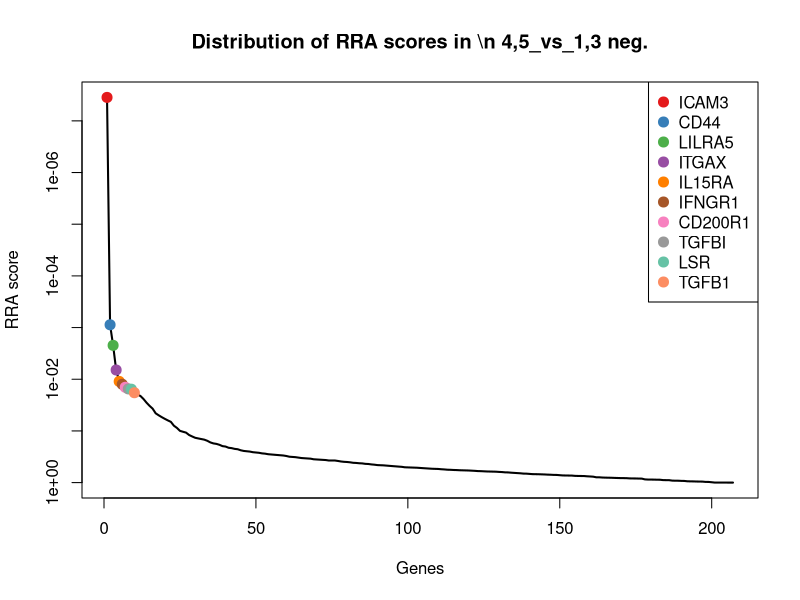
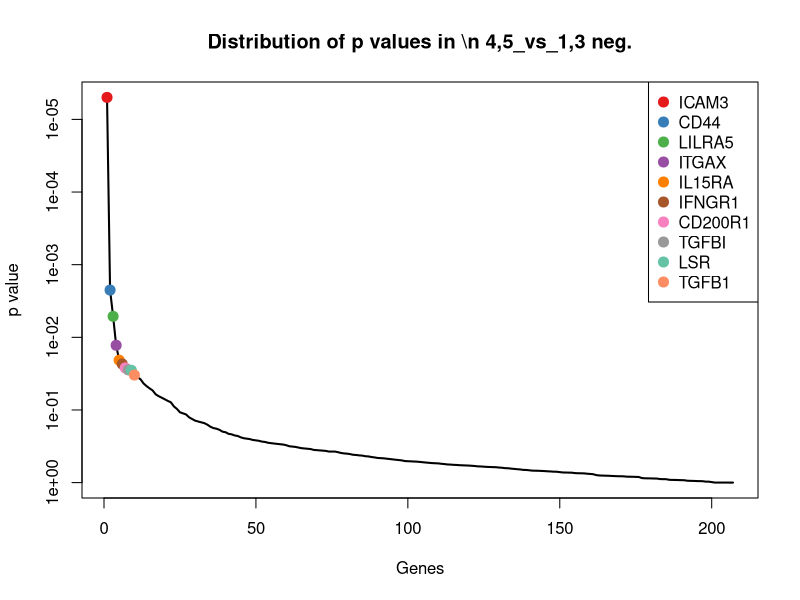
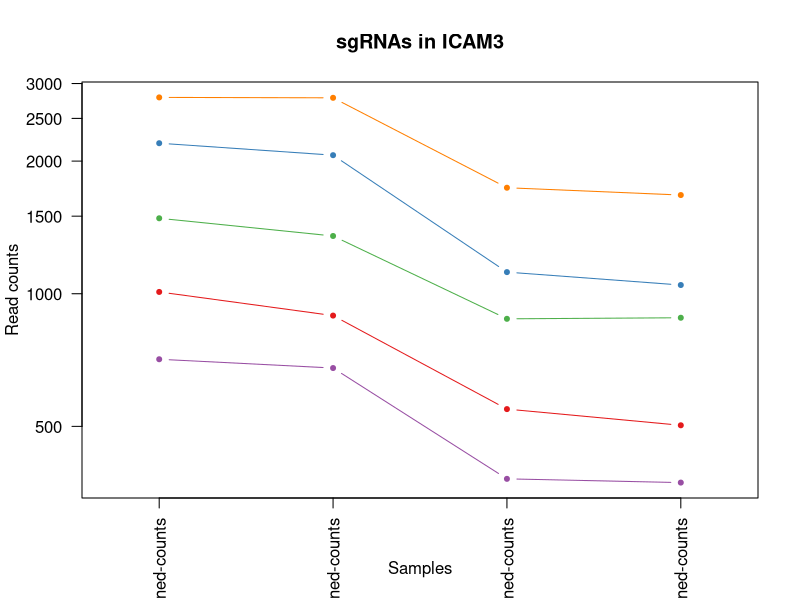
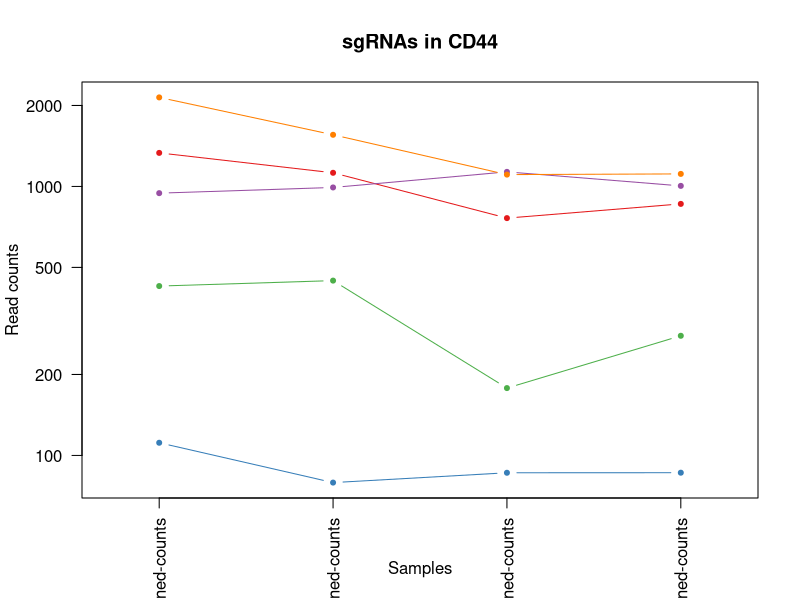
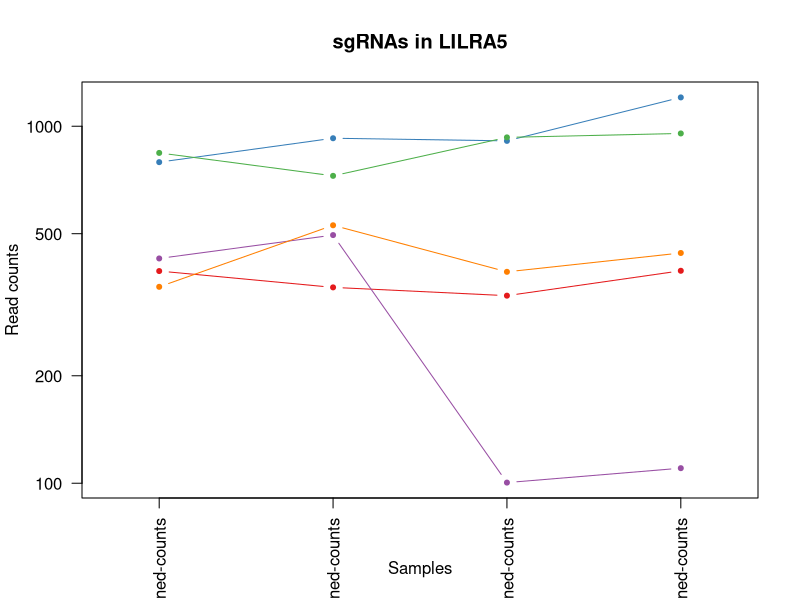
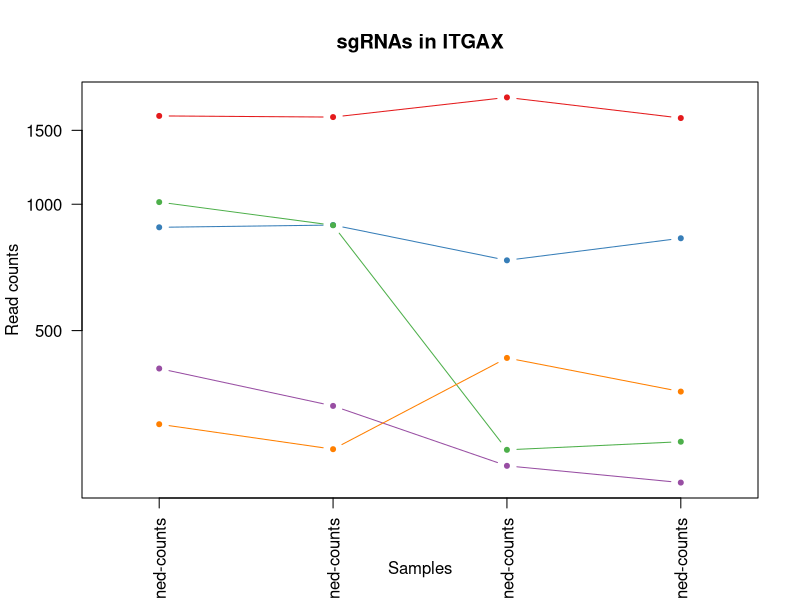
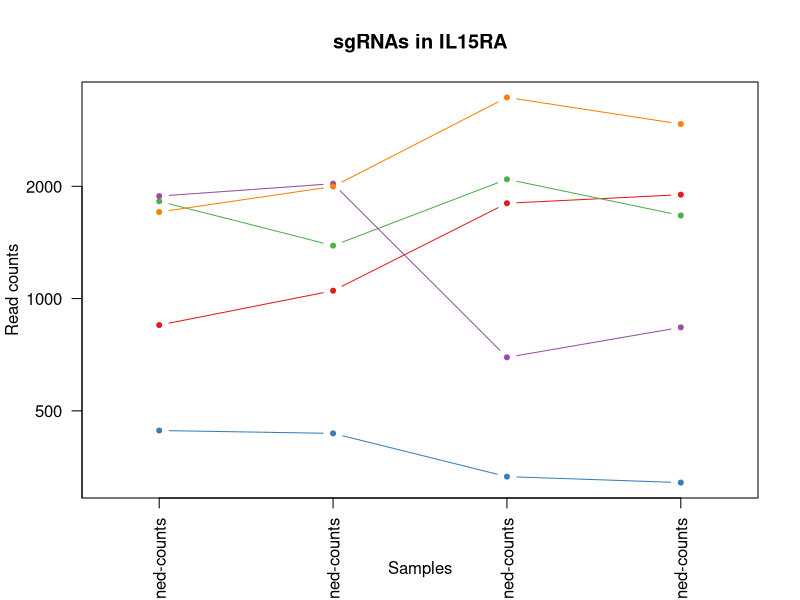
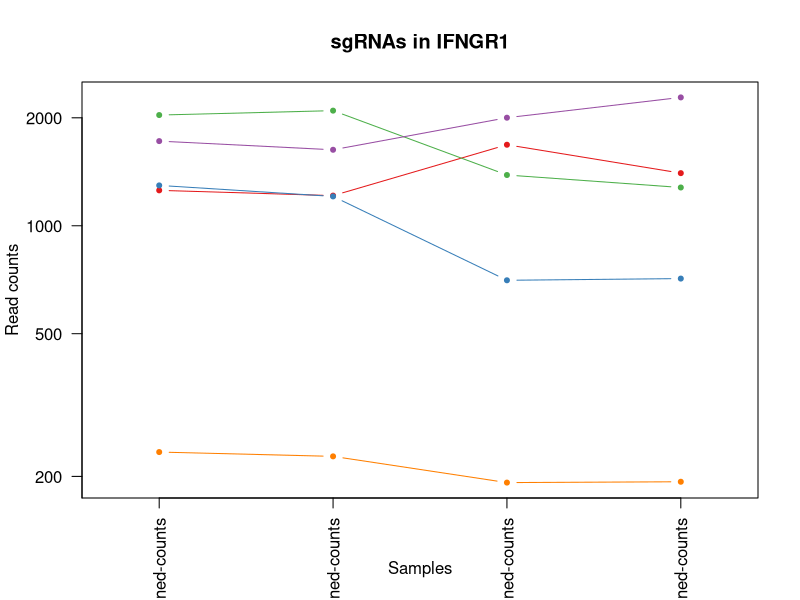

These figures' R source, in order: (Note: this script raises an error after producing the figures.)
pdf(file='DQBSA_CRISPRa.pdf',width=4.5,height=4.5);
gstable=read.table('DQBSA_CRISPRa.gene_summary.txt',header=T)
# 
#
# parameters
# Do not modify the variables beginning with "__"

# gstablename='__GENE_SUMMARY_FILE__'
startindex=3
# outputfile='__OUTPUT_FILE__'
targetgenelist=c("ICAM3","CD44","LILRA5","ITGAX","IL15RA","IFNGR1","CD200R1","TGFBI","LSR","TGFB1")
# samplelabel=sub('.\\w+.\\w+$','',colnames(gstable)[startindex]);
samplelabel='4,5_vs_1,3 neg.'


# You need to write some codes in front of this code:
# gstable=read.table(gstablename,header=T)
# pdf(file=outputfile,width=6,height=6)


# set up color using RColorBrewer
#library(RColorBrewer)
#colors <- brewer.pal(length(targetgenelist), "Set1")

colors=c( "#E41A1C", "#377EB8", "#4DAF4A", "#984EA3", "#FF7F00",  "#A65628", "#F781BF",
          "#999999", "#66C2A5", "#FC8D62", "#8DA0CB", "#E78AC3", "#A6D854", "#FFD92F", "#E5C494", "#B3B3B3", 
          "#8DD3C7", "#FFFFB3", "#BEBADA", "#FB8072", "#80B1D3", "#FDB462", "#B3DE69", "#FCCDE5",
          "#D9D9D9", "#BC80BD", "#CCEBC5", "#FFED6F")

######
# function definition

plotrankedvalues<-function(val, tglist, ...){
  
  plot(val,log='y',ylim=c(max(val),min(val)),type='l',lwd=2, ...)
  if(length(tglist)>0){
    for(i in 1:length(tglist)){
      targetgene=tglist[i];
      tx=which(names(val)==targetgene);ty=val[targetgene];
      points(tx,ty,col=colors[(i %% length(colors)) ],cex=2,pch=20)
      # text(tx+50,ty,targetgene,col=colors[i])
    }
    legend('topright',tglist,pch=20,pt.cex = 2,cex=1,col=colors)
  }
}



plotrandvalues<-function(val,targetgenelist, ...){
  # choose the one with the best distance distribution
  
  mindiffvalue=0;
  randval=val;
  for(i in 1:20){
    randval0=sample(val)
    vindex=sort(which(names(randval0) %in% targetgenelist))
    if(max(vindex)>0.9*length(val)){
      # print('pass...')
      next;
    }
    mindiffind=min(diff(vindex));
    if (mindiffind > mindiffvalue){
      mindiffvalue=mindiffind;
      randval=randval0;
      # print(paste('Diff: ',mindiffvalue))
    }
  }
  plot(randval,log='y',ylim=c(max(randval),min(randval)),pch=20,col='grey', ...)
  
  if(length(targetgenelist)>0){
    for(i in 1:length(targetgenelist)){
      targetgene=targetgenelist[i];
      tx=which(names(randval)==targetgene);ty=randval[targetgene];
      points(tx,ty,col=colors[(i %% length(colors)) ],cex=2,pch=20)
      text(tx+50,ty,targetgene,col=colors[i])
    }
  }
  
}




# set.seed(1235)



pvec=gstable[,startindex]
names(pvec)=gstable[,'id']
pvec=sort(pvec);

plotrankedvalues(pvec,targetgenelist,xlab='Genes',ylab='RRA score',main=paste('Distribution of RRA scores in \\n',samplelabel))

# plotrandvalues(pvec,targetgenelist,xlab='Genes',ylab='RRA score',main=paste('Distribution of RRA scores in \\n',samplelabel))


pvec=gstable[,startindex+1]
names(pvec)=gstable[,'id']
pvec=sort(pvec);

plotrankedvalues(pvec,targetgenelist,xlab='Genes',ylab='p value',main=paste('Distribution of p values in \\n',samplelabel))

# plotrandvalues(pvec,targetgenelist,xlab='Genes',ylab='p value',main=paste('Distribution of p values in \\n',samplelabel))



# you need to write after this code:
# dev.off()






# parameters
# Do not modify the variables beginning with "__"
targetmat=list(c(1008.4480291208142,891.1425973118014,546.2458310458205,501.8713334462032),c(2195.067088121631,2061.941185349086,1118.7114619818403,1045.6276067925367),c(1482.3829686016209,1351.3227910056005,876.178312997496,881.0796286134536),c(709.1206989224099,677.2266342568608,379.0946067457994,371.72884161365573),c(2788.970521054973,2782.994504719642,1739.2467260498925,1673.90170529449))
targetgene="ICAM3"
collabel=c("TRE-VPH-undiff-DQBSA-Low-rep2_S11_L001_R1_001-clipped-trimmed-aligned-counts","TRE-VPH-undiff-DQBSA-Low-rep1_S5_L001_R1_001-clipped-trimmed-aligned-counts","TRE-VPH-undiff-DQBSA-High-rep2_S12_L001_R1_001-clipped-trimmed-aligned-counts","TRE-VPH-undiff-DQBSA-High-rep1_S6_L001_R1_001-clipped-trimmed-aligned-counts")

# set up color using RColorBrewer
#library(RColorBrewer)
#colors <- brewer.pal(length(targetgenelist), "Set1")

colors=c( "#E41A1C", "#377EB8", "#4DAF4A", "#984EA3", "#FF7F00",  "#A65628", "#F781BF",
          "#999999", "#66C2A5", "#FC8D62", "#8DA0CB", "#E78AC3", "#A6D854", "#FFD92F", "#E5C494", "#B3B3B3", 
          "#8DD3C7", "#FFFFB3", "#BEBADA", "#FB8072", "#80B1D3", "#FDB462", "#B3DE69", "#FCCDE5",
          "#D9D9D9", "#BC80BD", "#CCEBC5", "#FFED6F")


## code

targetmatvec=unlist(targetmat)+1
yrange=range(targetmatvec[targetmatvec>0]);
# yrange[1]=1; # set the minimum value to 1
for(i in 1:length(targetmat)){
  vali=targetmat[[i]]+1;
  if(i==1){
    plot(1:length(vali),vali,type='b',las=1,pch=20,main=paste('sgRNAs in',targetgene),ylab='Read counts',xlab='Samples',xlim=c(0.7,length(vali)+0.3),ylim = yrange,col=colors[(i %% length(colors))],xaxt='n',log='y')
    axis(1,at=1:length(vali),labels=(collabel),las=2)
    # lines(0:100,rep(1,101),col='black');
  }else{
    lines(1:length(vali),vali,type='b',pch=20,col=colors[(i %% length(colors))])
  }
}




# parameters
# Do not modify the variables beginning with "__"
targetmat=list(c(1331.531496636552,1122.7979329127616,761.4666884778737,860.1371586633885),c(110.46603852560156,78.26193770302706,85.214349643148,85.26577051097938),c(425.23485798027264,445.5712986559007,176.98364925884584,277.48772683836273),c(943.1186514981466,990.2743850689691,1131.82136192694,1003.7426668924064),c(2141.61577915763,1554.803829033471,1105.6015620367407,1112.1947434195292))
targetgene="CD44"
collabel=c("TRE-VPH-undiff-DQBSA-Low-rep2_S11_L001_R1_001-clipped-trimmed-aligned-counts","TRE-VPH-undiff-DQBSA-Low-rep1_S5_L001_R1_001-clipped-trimmed-aligned-counts","TRE-VPH-undiff-DQBSA-High-rep2_S12_L001_R1_001-clipped-trimmed-aligned-counts","TRE-VPH-undiff-DQBSA-High-rep1_S6_L001_R1_001-clipped-trimmed-aligned-counts")

# set up color using RColorBrewer
#library(RColorBrewer)
#colors <- brewer.pal(length(targetgenelist), "Set1")

colors=c( "#E41A1C", "#377EB8", "#4DAF4A", "#984EA3", "#FF7F00",  "#A65628", "#F781BF",
          "#999999", "#66C2A5", "#FC8D62", "#8DA0CB", "#E78AC3", "#A6D854", "#FFD92F", "#E5C494", "#B3B3B3", 
          "#8DD3C7", "#FFFFB3", "#BEBADA", "#FB8072", "#80B1D3", "#FDB462", "#B3DE69", "#FCCDE5",
          "#D9D9D9", "#BC80BD", "#CCEBC5", "#FFED6F")


## code

targetmatvec=unlist(targetmat)+1
yrange=range(targetmatvec[targetmatvec>0]);
# yrange[1]=1; # set the minimum value to 1
for(i in 1:length(targetmat)){
  vali=targetmat[[i]]+1;
  if(i==1){
    plot(1:length(vali),vali,type='b',las=1,pch=20,main=paste('sgRNAs in',targetgene),ylab='Read counts',xlab='Samples',xlim=c(0.7,length(vali)+0.3),ylim = yrange,col=colors[(i %% length(colors))],xaxt='n',log='y')
    axis(1,at=1:length(vali),labels=(collabel),las=2)
    # lines(0:100,rep(1,101),col='black');
  }else{
    lines(1:length(vali),vali,type='b',pch=20,col=colors[(i %% length(colors))])
  }
}




# parameters
# Do not modify the variables beginning with "__"
targetmat=list(c(391.97626573600553,352.70046591497527,334.3024486000421,392.67131156372085),c(792.2671795330779,924.5343573984263,908.9530628602453,1203.4440767733845),c(840.9672610336119,725.227289381384,929.7104044399864,953.6303280833221),c(425.23485798027264,494.615446283131,99.41674125033933,109.20002188248236),c(353.96644602827166,526.9637138670488,390.0195233667158,440.5398143067268))
targetgene="LILRA5"
collabel=c("TRE-VPH-undiff-DQBSA-Low-rep2_S11_L001_R1_001-clipped-trimmed-aligned-counts","TRE-VPH-undiff-DQBSA-Low-rep1_S5_L001_R1_001-clipped-trimmed-aligned-counts","TRE-VPH-undiff-DQBSA-High-rep2_S12_L001_R1_001-clipped-trimmed-aligned-counts","TRE-VPH-undiff-DQBSA-High-rep1_S6_L001_R1_001-clipped-trimmed-aligned-counts")

# set up color using RColorBrewer
#library(RColorBrewer)
#colors <- brewer.pal(length(targetgenelist), "Set1")

colors=c( "#E41A1C", "#377EB8", "#4DAF4A", "#984EA3", "#FF7F00",  "#A65628", "#F781BF",
          "#999999", "#66C2A5", "#FC8D62", "#8DA0CB", "#E78AC3", "#A6D854", "#FFD92F", "#E5C494", "#B3B3B3", 
          "#8DD3C7", "#FFFFB3", "#BEBADA", "#FB8072", "#80B1D3", "#FDB462", "#B3DE69", "#FCCDE5",
          "#D9D9D9", "#BC80BD", "#CCEBC5", "#FFED6F")


## code

targetmatvec=unlist(targetmat)+1
yrange=range(targetmatvec[targetmatvec>0]);
# yrange[1]=1; # set the minimum value to 1
for(i in 1:length(targetmat)){
  vali=targetmat[[i]]+1;
  if(i==1){
    plot(1:length(vali),vali,type='b',las=1,pch=20,main=paste('sgRNAs in',targetgene),ylab='Read counts',xlab='Samples',xlim=c(0.7,length(vali)+0.3),ylim = yrange,col=colors[(i %% length(colors))],xaxt='n',log='y')
    axis(1,at=1:length(vali),labels=(collabel),las=2)
    # lines(0:100,rep(1,101),col='black');
  }else{
    lines(1:length(vali),vali,type='b',pch=20,col=colors[(i %% length(colors))])
  }
}




# parameters
# Do not modify the variables beginning with "__"
targetmat=list(c(1622.5441787738896,1612.1959166823574,1796.0562924786577,1603.5948418906999),c(880.1648876072123,891.1425973118014,734.1543969255827,828.7234537382908),c(1010.8236428525476,890.0991048090943,258.9205239157189,270.7562186401275),c(405.04214126053904,329.7436308554207,237.07069067388608,216.15620769888633),c(298.1395233325375,259.82963317404983,429.3492232020149,356.76993450646637))
targetgene="ITGAX"
collabel=c("TRE-VPH-undiff-DQBSA-Low-rep2_S11_L001_R1_001-clipped-trimmed-aligned-counts","TRE-VPH-undiff-DQBSA-Low-rep1_S5_L001_R1_001-clipped-trimmed-aligned-counts","TRE-VPH-undiff-DQBSA-High-rep2_S12_L001_R1_001-clipped-trimmed-aligned-counts","TRE-VPH-undiff-DQBSA-High-rep1_S6_L001_R1_001-clipped-trimmed-aligned-counts")

# set up color using RColorBrewer
#library(RColorBrewer)
#colors <- brewer.pal(length(targetgenelist), "Set1")

colors=c( "#E41A1C", "#377EB8", "#4DAF4A", "#984EA3", "#FF7F00",  "#A65628", "#F781BF",
          "#999999", "#66C2A5", "#FC8D62", "#8DA0CB", "#E78AC3", "#A6D854", "#FFD92F", "#E5C494", "#B3B3B3", 
          "#8DD3C7", "#FFFFB3", "#BEBADA", "#FB8072", "#80B1D3", "#FDB462", "#B3DE69", "#FCCDE5",
          "#D9D9D9", "#BC80BD", "#CCEBC5", "#FFED6F")


## code

targetmatvec=unlist(targetmat)+1
yrange=range(targetmatvec[targetmatvec>0]);
# yrange[1]=1; # set the minimum value to 1
for(i in 1:length(targetmat)){
  vali=targetmat[[i]]+1;
  if(i==1){
    plot(1:length(vali),vali,type='b',las=1,pch=20,main=paste('sgRNAs in',targetgene),ylab='Read counts',xlab='Samples',xlim=c(0.7,length(vali)+0.3),ylim = yrange,col=colors[(i %% length(colors))],xaxt='n',log='y')
    axis(1,at=1:length(vali),labels=(collabel),las=2)
    # lines(0:100,rep(1,101),col='black');
  }else{
    lines(1:length(vali),vali,type='b',pch=20,col=colors[(i %% length(colors))])
  }
}




# parameters
# Do not modify the variables beginning with "__"
targetmat=list(c(848.094102228812,1048.7099652205625,1800.4262591270242,1898.2853119023305),c(441.86415410240625,434.0928811261234,332.1174652758589,320.1206120938524),c(1822.0957322394922,1385.7580435949324,2087.751566257126,1669.4140331623332),c(1881.4860755328264,2031.6799027705824,694.8246970902836,836.2029072918855),c(1705.6906593845574,1996.2011576785435,3461.0135855063186,2935.685519785913))
targetgene="IL15RA"
collabel=c("TRE-VPH-undiff-DQBSA-Low-rep2_S11_L001_R1_001-clipped-trimmed-aligned-counts","TRE-VPH-undiff-DQBSA-Low-rep1_S5_L001_R1_001-clipped-trimmed-aligned-counts","TRE-VPH-undiff-DQBSA-High-rep2_S12_L001_R1_001-clipped-trimmed-aligned-counts","TRE-VPH-undiff-DQBSA-High-rep1_S6_L001_R1_001-clipped-trimmed-aligned-counts")

# set up color using RColorBrewer
#library(RColorBrewer)
#colors <- brewer.pal(length(targetgenelist), "Set1")

colors=c( "#E41A1C", "#377EB8", "#4DAF4A", "#984EA3", "#FF7F00",  "#A65628", "#F781BF",
          "#999999", "#66C2A5", "#FC8D62", "#8DA0CB", "#E78AC3", "#A6D854", "#FFD92F", "#E5C494", "#B3B3B3", 
          "#8DD3C7", "#FFFFB3", "#BEBADA", "#FB8072", "#80B1D3", "#FDB462", "#B3DE69", "#FCCDE5",
          "#D9D9D9", "#BC80BD", "#CCEBC5", "#FFED6F")


## code

targetmatvec=unlist(targetmat)+1
yrange=range(targetmatvec[targetmatvec>0]);
# yrange[1]=1; # set the minimum value to 1
for(i in 1:length(targetmat)){
  vali=targetmat[[i]]+1;
  if(i==1){
    plot(1:length(vali),vali,type='b',las=1,pch=20,main=paste('sgRNAs in',targetgene),ylab='Read counts',xlab='Samples',xlim=c(0.7,length(vali)+0.3),ylim = yrange,col=colors[(i %% length(colors))],xaxt='n',log='y')
    axis(1,at=1:length(vali),labels=(collabel),las=2)
    # lines(0:100,rep(1,101),col='black');
  }else{
    lines(1:length(vali),vali,type='b',pch=20,col=colors[(i %% length(colors))])
  }
}




# parameters
# Do not modify the variables beginning with "__"
targetmat=list(c(1254.3240503552177,1212.538288145566,1681.3446679590354,1400.9016505882842),c(1294.709483794685,1206.2773331293238,703.5646303870168,711.2960329468543),c(2034.7131612296287,2093.245960430297,1384.186935870109,1277.4906669539719),c(1721.1321486408242,1627.8483042229627,2000.3522332897946,2278.9894977802996),c(232.81014570986994,226.43787308742495,191.18604086603716,192.22195632738334))
targetgene="IFNGR1"
collabel=c("TRE-VPH-undiff-DQBSA-Low-rep2_S11_L001_R1_001-clipped-trimmed-aligned-counts","TRE-VPH-undiff-DQBSA-Low-rep1_S5_L001_R1_001-clipped-trimmed-aligned-counts","TRE-VPH-undiff-DQBSA-High-rep2_S12_L001_R1_001-clipped-trimmed-aligned-counts","TRE-VPH-undiff-DQBSA-High-rep1_S6_L001_R1_001-clipped-trimmed-aligned-counts")

# set up color using RColorBrewer
#library(RColorBrewer)
#colors <- brewer.pal(length(targetgenelist), "Set1")

colors=c( "#E41A1C", "#377EB8", "#4DAF4A", "#984EA3", "#FF7F00",  "#A65628", "#F781BF",
          "#999999", "#66C2A5", "#FC8D62", "#8DA0CB", "#E78AC3", "#A6D854", "#FFD92F", "#E5C494", "#B3B3B3", 
          "#8DD3C7", "#FFFFB3", "#BEBADA", "#FB8072", "#80B1D3", "#FDB462", "#B3DE69", "#FCCDE5",
          "#D9D9D9", "#BC80BD", "#CCEBC5", "#FFED6F")


## code

targetmatvec=unlist(targetmat)+1
yrange=range(targetmatvec[targetmatvec>0]);
# yrange[1]=1; # set the minimum value to 1
for(i in 1:length(targetmat)){
  vali=targetmat[[i]]+1;
  if(i==1){
    plot(1:length(vali),vali,type='b',las=1,pch=20,main=paste('sgRNAs in',targetgene),ylab='Read counts',xlab='Samples',xlim=c(0.7,length(vali)+0.3),ylim = yrange,col=colors[(i %% length(colors))],xaxt='n',log='y')
    axis(1,at=1:length(vali),labels=(collabel),las=2)
    # lines(0:100,rep(1,101),col='black');
  }else{
    lines(1:length(vali),vali,type='b',pch=20,col=colors[(i %% length(colors))])
  }
}




# parameters
# Do not modify the variables beginning with "__"
targetmat=list(c(2216.4476117072313,1994.1141726731294,1088.1216954432743,1115.9344701963266),c(73.64402568373437,75.13146019490597,105.97169122288918,83.02193444490098),c(1608.2904963834892,1683.1534068664353,1560.0780934668633,1765.8989840037045),c(1351.7242133562856,1188.5379605833043,854.3284797556632,791.3261859703174),c(400.2909137970723,394.4401660232564,237.07069067388608,338.8192459778391))
targetgene="CD200R1"
collabel=c("TRE-VPH-undiff-DQBSA-Low-rep2_S11_L001_R1_001-clipped-trimmed-aligned-counts","TRE-VPH-undiff-DQBSA-Low-rep1_S5_L001_R1_001-clipped-trimmed-aligned-counts","TRE-VPH-undiff-DQBSA-High-rep2_S12_L001_R1_001-clipped-trimmed-aligned-counts","TRE-VPH-undiff-DQBSA-High-rep1_S6_L001_R1_001-clipped-trimmed-aligned-counts")

# set up color using RColorBrewer
#library(RColorBrewer)
#colors <- brewer.pal(length(targetgenelist), "Set1")

colors=c( "#E41A1C", "#377EB8", "#4DAF4A", "#984EA3", "#FF7F00",  "#A65628", "#F781BF",
          "#999999", "#66C2A5", "#FC8D62", "#8DA0CB", "#E78AC3", "#A6D854", "#FFD92F", "#E5C494", "#B3B3B3", 
          "#8DD3C7", "#FFFFB3", "#BEBADA", "#FB8072", "#80B1D3", "#FDB462", "#B3DE69", "#FCCDE5",
          "#D9D9D9", "#BC80BD", "#CCEBC5", "#FFED6F")


## code

targetmatvec=unlist(targetmat)+1
yrange=range(targetmatvec[targetmatvec>0]);
# yrange[1]=1; # set the minimum value to 1
for(i in 1:length(targetmat)){
  vali=targetmat[[i]]+1;
  if(i==1){
    plot(1:length(vali),vali,type='b',las=1,pch=20,main=paste('sgRNAs in',targetgene),ylab='Read counts',xlab='Samples',xlim=c(0.7,length(vali)+0.3),ylim = yrange,col=colors[(i %% length(colors))],xaxt='n',log='y')
    axis(1,at=1:length(vali),labels=(collabel),las=2)
    # lines(0:100,rep(1,101),col='black');
  }else{
    lines(1:length(vali),vali,type='b',pch=20,col=colors[(i %% length(colors))])
  }
}




# parameters
# Do not modify the variables beginning with "__"
targetmat=list(c(1154.5482736224162,1282.4522858269368,1342.6722527106267,1144.3563936999865),c(691.3035959344097,583.3123090132283,260.01301557781056,281.2274536151601),c(2120.23525557203,1932.5481150134149,1603.777759950529,1733.7373337232475),c(630.7254457752089,578.0948464996932,664.2349305517178,672.4028744681619),c(1774.583457604825,1329.409448448753,1567.7255351015046,1296.1893008379584))
targetgene="TGFBI"
collabel=c("TRE-VPH-undiff-DQBSA-Low-rep2_S11_L001_R1_001-clipped-trimmed-aligned-counts","TRE-VPH-undiff-DQBSA-Low-rep1_S5_L001_R1_001-clipped-trimmed-aligned-counts","TRE-VPH-undiff-DQBSA-High-rep2_S12_L001_R1_001-clipped-trimmed-aligned-counts","TRE-VPH-undiff-DQBSA-High-rep1_S6_L001_R1_001-clipped-trimmed-aligned-counts")

# set up color using RColorBrewer
#library(RColorBrewer)
#colors <- brewer.pal(length(targetgenelist), "Set1")

colors=c( "#E41A1C", "#377EB8", "#4DAF4A", "#984EA3", "#FF7F00",  "#A65628", "#F781BF",
          "#999999", "#66C2A5", "#FC8D62", "#8DA0CB", "#E78AC3", "#A6D854", "#FFD92F", "#E5C494", "#B3B3B3", 
          "#8DD3C7", "#FFFFB3", "#BEBADA", "#FB8072", "#80B1D3", "#FDB462", "#B3DE69", "#FCCDE5",
          "#D9D9D9", "#BC80BD", "#CCEBC5", "#FFED6F")


## code

targetmatvec=unlist(targetmat)+1
yrange=range(targetmatvec[targetmatvec>0]);
# yrange[1]=1; # set the minimum value to 1
for(i in 1:length(targetmat)){
  vali=targetmat[[i]]+1;
  if(i==1){
    plot(1:length(vali),vali,type='b',las=1,pch=20,main=paste('sgRNAs in',targetgene),ylab='Read counts',xlab='Samples',xlim=c(0.7,length(vali)+0.3),ylim = yrange,col=colors[(i %% length(colors))],xaxt='n',log='y')
    axis(1,at=1:length(vali),labels=(collabel),las=2)
    # lines(0:100,rep(1,101),col='black');
  }else{
    lines(1:length(vali),vali,type='b',pch=20,col=colors[(i %% length(colors))])
  }
}




# parameters
# Do not modify the variables beginning with "__"
targetmat=list(c(2214.0719979754977,2166.290435619789,1343.7647443727183,1269.2632680450176),c(24.94394418320035,45.913670119109206,15.294883269282973,29.169868859019264),c(646.1669350314758,732.5317369003333,716.6745303321164,635.0056067001885),c(1522.7684020410882,1540.1949339955725,1303.3425528753276,1366.4961642417486),c(1207.999582586417,1221.929720669929,1433.3490606642329,1279.7345030200502))
targetgene="LSR"
collabel=c("TRE-VPH-undiff-DQBSA-Low-rep2_S11_L001_R1_001-clipped-trimmed-aligned-counts","TRE-VPH-undiff-DQBSA-Low-rep1_S5_L001_R1_001-clipped-trimmed-aligned-counts","TRE-VPH-undiff-DQBSA-High-rep2_S12_L001_R1_001-clipped-trimmed-aligned-counts","TRE-VPH-undiff-DQBSA-High-rep1_S6_L001_R1_001-clipped-trimmed-aligned-counts")

# set up color using RColorBrewer
#library(RColorBrewer)
#colors <- brewer.pal(length(targetgenelist), "Set1")

colors=c( "#E41A1C", "#377EB8", "#4DAF4A", "#984EA3", "#FF7F00",  "#A65628", "#F781BF",
          "#999999", "#66C2A5", "#FC8D62", "#8DA0CB", "#E78AC3", "#A6D854", "#FFD92F", "#E5C494", "#B3B3B3", 
          "#8DD3C7", "#FFFFB3", "#BEBADA", "#FB8072", "#80B1D3", "#FDB462", "#B3DE69", "#FCCDE5",
          "#D9D9D9", "#BC80BD", "#CCEBC5", "#FFED6F")


## code

targetmatvec=unlist(targetmat)+1
yrange=range(targetmatvec[targetmatvec>0]);
# yrange[1]=1; # set the minimum value to 1
for(i in 1:length(targetmat)){
  vali=targetmat[[i]]+1;
  if(i==1){
    plot(1:length(vali),vali,type='b',las=1,pch=20,main=paste('sgRNAs in',targetgene),ylab='Read counts',xlab='Samples',xlim=c(0.7,length(vali)+0.3),ylim = yrange,col=colors[(i %% length(colors))],xaxt='n',log='y')
    axis(1,at=1:length(vali),labels=(collabel),las=2)
    # lines(0:100,rep(1,101),col='black');
  }else{
    lines(1:length(vali),vali,type='b',pch=20,col=colors[(i %% length(colors))])
  }
}




# parameters
# Do not modify the variables beginning with "__"
targetmat=list(c(1835.1616077640258,1719.6756444611813,1846.3109089348732,1930.4469621827875),c(2233.0769078293647,1987.8532176568872,1841.9409422865067,1783.1017271769724),c(1250.7606297576176,1166.6246180264566,741.8018385602242,848.9179783329964),c(454.93002962693976,498.7894162939591,233.79321568761117,355.27404379574745),c(501.2544973957404,534.268161385998,400.9444399876322,431.5644700424132))
targetgene="TGFB1"
collabel=c("TRE-VPH-undiff-DQBSA-Low-rep2_S11_L001_R1_001-clipped-trimmed-aligned-counts","TRE-VPH-undiff-DQBSA-Low-rep1_S5_L001_R1_001-clipped-trimmed-aligned-counts","TRE-VPH-undiff-DQBSA-High-rep2_S12_L001_R1_001-clipped-trimmed-aligned-counts","TRE-VPH-undiff-DQBSA-High-rep1_S6_L001_R1_001-clipped-trimmed-aligned-counts")

# set up color using RColorBrewer
#library(RColorBrewer)
#colors <- brewer.pal(length(targetgenelist), "Set1")

colors=c( "#E41A1C", "#377EB8", "#4DAF4A", "#984EA3", "#FF7F00",  "#A65628", "#F781BF",
          "#999999", "#66C2A5", "#FC8D62", "#8DA0CB", "#E78AC3", "#A6D854", "#FFD92F", "#E5C494", "#B3B3B3", 
          "#8DD3C7", "#FFFFB3", "#BEBADA", "#FB8072", "#80B1D3", "#FDB462", "#B3DE69", "#FCCDE5",
          "#D9D9D9", "#BC80BD", "#CCEBC5", "#FFED6F")


## code

targetmatvec=unlist(targetmat)+1
yrange=range(targetmatvec[targetmatvec>0]);
# yrange[1]=1; # set the minimum value to 1
for(i in 1:length(targetmat)){
  vali=targetmat[[i]]+1;
  if(i==1){
    plot(1:length(vali),vali,type='b',las=1,pch=20,main=paste('sgRNAs in',targetgene),ylab='Read counts',xlab='Samples',xlim=c(0.7,length(vali)+0.3),ylim = yrange,col=colors[(i %% length(colors))],xaxt='n',log='y')
    axis(1,at=1:length(vali),labels=(collabel),las=2)
    # lines(0:100,rep(1,101),col='black');
  }else{
    lines(1:length(vali),vali,type='b',pch=20,col=colors[(i %% length(colors))])
  }
}



# 
#
# parameters
# Do not modify the variables beginning with "__"

# gstablename='__GENE_SUMMARY_FILE__'
startindex=9
# outputfile='__OUTPUT_FILE__'
targetgenelist=c("SCARB1","FCGR1A","FCGR2C","AXL","TREM2","SQSTM1","SIGLEC9","CSF1R","IL15RA","CCR2")
# samplelabel=sub('.\\w+.\\w+$','',colnames(gstable)[startindex]);
samplelabel='4,5_vs_1,3 pos.'


# You need to write some codes in front of this code:
# gstable=read.table(gstablename,header=T)
# pdf(file=outputfile,width=6,height=6)


# set up color using RColorBrewer
#library(RColorBrewer)
#colors <- brewer.pal(length(targetgenelist), "Set1")

colors=c( "#E41A1C", "#377EB8", "#4DAF4A", "#984EA3", "#FF7F00",  "#A65628", "#F781BF",
          "#999999", "#66C2A5", "#FC8D62", "#8DA0CB", "#E78AC3", "#A6D854", "#FFD92F", "#E5C494", "#B3B3B3", 
          "#8DD3C7", "#FFFFB3", "#BEBADA", "#FB8072", "#80B1D3", "#FDB462", "#B3DE69", "#FCCDE5",
          "#D9D9D9", "#BC80BD", "#CCEBC5", "#FFED6F")

######
# function definition

plotrankedvalues<-function(val, tglist, ...){
  
  plot(val,log='y',ylim=c(max(val),min(val)),type='l',lwd=2, ...)
  if(length(tglist)>0){
    for(i in 1:length(tglist)){
      targetgene=tglist[i];
      tx=which(names(val)==targetgene);ty=val[targetgene];
      points(tx,ty,col=colors[(i %% length(colors)) ],cex=2,pch=20)
      # text(tx+50,ty,targetgene,col=colors[i])
    }
    legend('topright',tglist,pch=20,pt.cex = 2,cex=1,col=colors)
  }
}



plotrandvalues<-function(val,targetgenelist, ...){
  # choose the one with the best distance distribution
  
  mindiffvalue=0;
  randval=val;
  for(i in 1:20){
    randval0=sample(val)
    vindex=sort(which(names(randval0) %in% targetgenelist))
    if(max(vindex)>0.9*length(val)){
      # print('pass...')
      next;
    }
    mindiffind=min(diff(vindex));
    if (mindiffind > mindiffvalue){
      mindiffvalue=mindiffind;
      randval=randval0;
      # print(paste('Diff: ',mindiffvalue))
    }
  }
  plot(randval,log='y',ylim=c(max(randval),min(randval)),pch=20,col='grey', ...)
  
  if(length(targetgenelist)>0){
    for(i in 1:length(targetgenelist)){
      targetgene=targetgenelist[i];
      tx=which(names(randval)==targetgene);ty=randval[targetgene];
      points(tx,ty,col=colors[(i %% length(colors)) ],cex=2,pch=20)
      text(tx+50,ty,targetgene,col=colors[i])
    }
  }
  
}




# set.seed(1235)



pvec=gstable[,startindex]
names(pvec)=gstable[,'id']
pvec=sort(pvec);

plotrankedvalues(pvec,targetgenelist,xlab='Genes',ylab='RRA score',main=paste('Distribution of RRA scores in \\n',samplelabel))

# plotrandvalues(pvec,targetgenelist,xlab='Genes',ylab='RRA score',main=paste('Distribution of RRA scores in \\n',samplelabel))


pvec=gstable[,startindex+1]
names(pvec)=gstable[,'id']
pvec=sort(pvec);

plotrankedvalues(pvec,targetgenelist,xlab='Genes',ylab='p value',main=paste('Distribution of p values in \\n',samplelabel))

# plotrandvalues(pvec,targetgenelist,xlab='Genes',ylab='p value',main=paste('Distribution of p values in \\n',samplelabel))



# you need to write after this code:
# dev.off()






# parameters
# Do not modify the variables beginning with "__"
targetmat=list(c(1077.3408273410819,1254.277988253847,2069.179208001568,2087.515486808276),c(1548.900153090155,1318.9745234216828,2748.7090218225685,2887.817017042907),c(1054.7724968896148,1193.7554230968394,1959.930041792404,2220.649760062261),c(867.0990120826789,744.0101544301106,3534.2105268664586,3262.5376400780005),c(1787.6493331293584,1461.9329962925453,3526.563085231817,2768.145760185392))
targetgene="SCARB1"
collabel=c("TRE-VPH-undiff-DQBSA-Low-rep2_S11_L001_R1_001-clipped-trimmed-aligned-counts","TRE-VPH-undiff-DQBSA-Low-rep1_S5_L001_R1_001-clipped-trimmed-aligned-counts","TRE-VPH-undiff-DQBSA-High-rep2_S12_L001_R1_001-clipped-trimmed-aligned-counts","TRE-VPH-undiff-DQBSA-High-rep1_S6_L001_R1_001-clipped-trimmed-aligned-counts")

# set up color using RColorBrewer
#library(RColorBrewer)
#colors <- brewer.pal(length(targetgenelist), "Set1")

colors=c( "#E41A1C", "#377EB8", "#4DAF4A", "#984EA3", "#FF7F00",  "#A65628", "#F781BF",
          "#999999", "#66C2A5", "#FC8D62", "#8DA0CB", "#E78AC3", "#A6D854", "#FFD92F", "#E5C494", "#B3B3B3", 
          "#8DD3C7", "#FFFFB3", "#BEBADA", "#FB8072", "#80B1D3", "#FDB462", "#B3DE69", "#FCCDE5",
          "#D9D9D9", "#BC80BD", "#CCEBC5", "#FFED6F")


## code

targetmatvec=unlist(targetmat)+1
yrange=range(targetmatvec[targetmatvec>0]);
# yrange[1]=1; # set the minimum value to 1
for(i in 1:length(targetmat)){
  vali=targetmat[[i]]+1;
  if(i==1){
    plot(1:length(vali),vali,type='b',las=1,pch=20,main=paste('sgRNAs in',targetgene),ylab='Read counts',xlab='Samples',xlim=c(0.7,length(vali)+0.3),ylim = yrange,col=colors[(i %% length(colors))],xaxt='n',log='y')
    axis(1,at=1:length(vali),labels=(collabel),las=2)
    # lines(0:100,rep(1,101),col='black');
  }else{
    lines(1:length(vali),vali,type='b',pch=20,col=colors[(i %% length(colors))])
  }
}




# parameters
# Do not modify the variables beginning with "__"
targetmat=list(c(1241.258174830684,945.4042074525669,4286.937282047599,3372.4856073158426),c(270.81996541760384,336.0045858716628,467.58643137522233,531.0412023052224),c(1413.4901703813532,1076.8842627936524,1910.76791699828,1895.2935304808925),c(1028.6407458405479,1004.8832801068675,1658.402343055111,1919.975727207755),c(377.7225833456053,396.5271510286704,611.795330771319,612.5672460394045))
targetgene="FCGR1A"
collabel=c("TRE-VPH-undiff-DQBSA-Low-rep2_S11_L001_R1_001-clipped-trimmed-aligned-counts","TRE-VPH-undiff-DQBSA-Low-rep1_S5_L001_R1_001-clipped-trimmed-aligned-counts","TRE-VPH-undiff-DQBSA-High-rep2_S12_L001_R1_001-clipped-trimmed-aligned-counts","TRE-VPH-undiff-DQBSA-High-rep1_S6_L001_R1_001-clipped-trimmed-aligned-counts")

# set up color using RColorBrewer
#library(RColorBrewer)
#colors <- brewer.pal(length(targetgenelist), "Set1")

colors=c( "#E41A1C", "#377EB8", "#4DAF4A", "#984EA3", "#FF7F00",  "#A65628", "#F781BF",
          "#999999", "#66C2A5", "#FC8D62", "#8DA0CB", "#E78AC3", "#A6D854", "#FFD92F", "#E5C494", "#B3B3B3", 
          "#8DD3C7", "#FFFFB3", "#BEBADA", "#FB8072", "#80B1D3", "#FDB462", "#B3DE69", "#FCCDE5",
          "#D9D9D9", "#BC80BD", "#CCEBC5", "#FFED6F")


## code

targetmatvec=unlist(targetmat)+1
yrange=range(targetmatvec[targetmatvec>0]);
# yrange[1]=1; # set the minimum value to 1
for(i in 1:length(targetmat)){
  vali=targetmat[[i]]+1;
  if(i==1){
    plot(1:length(vali),vali,type='b',las=1,pch=20,main=paste('sgRNAs in',targetgene),ylab='Read counts',xlab='Samples',xlim=c(0.7,length(vali)+0.3),ylim = yrange,col=colors[(i %% length(colors))],xaxt='n',log='y')
    axis(1,at=1:length(vali),labels=(collabel),las=2)
    # lines(0:100,rep(1,101),col='black');
  }else{
    lines(1:length(vali),vali,type='b',pch=20,col=colors[(i %% length(colors))])
  }
}




# parameters
# Do not modify the variables beginning with "__"
targetmat=list(c(592.715626067475,470.61511872086936,1266.1978363642118,1395.666033100768),c(59.39034329333417,86.60987772468327,146.3938827202799,126.40276505575014),c(574.8985230794748,545.7465789157753,1852.865858907423,1993.274372032983),c(649.7303556290758,586.4427865213494,690.454730441917,876.5919564812968),c(462.05687082213984,480.00655124523263,989.7974458550267,976.8166340994655))
targetgene="FCGR2C"
collabel=c("TRE-VPH-undiff-DQBSA-Low-rep2_S11_L001_R1_001-clipped-trimmed-aligned-counts","TRE-VPH-undiff-DQBSA-Low-rep1_S5_L001_R1_001-clipped-trimmed-aligned-counts","TRE-VPH-undiff-DQBSA-High-rep2_S12_L001_R1_001-clipped-trimmed-aligned-counts","TRE-VPH-undiff-DQBSA-High-rep1_S6_L001_R1_001-clipped-trimmed-aligned-counts")

# set up color using RColorBrewer
#library(RColorBrewer)
#colors <- brewer.pal(length(targetgenelist), "Set1")

colors=c( "#E41A1C", "#377EB8", "#4DAF4A", "#984EA3", "#FF7F00",  "#A65628", "#F781BF",
          "#999999", "#66C2A5", "#FC8D62", "#8DA0CB", "#E78AC3", "#A6D854", "#FFD92F", "#E5C494", "#B3B3B3", 
          "#8DD3C7", "#FFFFB3", "#BEBADA", "#FB8072", "#80B1D3", "#FDB462", "#B3DE69", "#FCCDE5",
          "#D9D9D9", "#BC80BD", "#CCEBC5", "#FFED6F")


## code

targetmatvec=unlist(targetmat)+1
yrange=range(targetmatvec[targetmatvec>0]);
# yrange[1]=1; # set the minimum value to 1
for(i in 1:length(targetmat)){
  vali=targetmat[[i]]+1;
  if(i==1){
    plot(1:length(vali),vali,type='b',las=1,pch=20,main=paste('sgRNAs in',targetgene),ylab='Read counts',xlab='Samples',xlim=c(0.7,length(vali)+0.3),ylim = yrange,col=colors[(i %% length(colors))],xaxt='n',log='y')
    axis(1,at=1:length(vali),labels=(collabel),las=2)
    # lines(0:100,rep(1,101),col='black');
  }else{
    lines(1:length(vali),vali,type='b',pch=20,col=colors[(i %% length(colors))])
  }
}




# parameters
# Do not modify the variables beginning with "__"
targetmat=list(c(465.6202914197399,480.00655124523263,869.6233630249462,1004.4906122477659),c(1101.0969646584156,1432.7152062167486,1885.6406087701723,1922.2195632738335),c(129.4709483794685,104.34925027070274,133.2839827751802,92.74522406457406),c(753.0695529594773,820.1851071277235,1579.7429433845127,1713.5428091285419),c(635.4766732386756,771.1409595004933,1477.0487271478985,1565.4496287673671))
targetgene="AXL"
collabel=c("TRE-VPH-undiff-DQBSA-Low-rep2_S11_L001_R1_001-clipped-trimmed-aligned-counts","TRE-VPH-undiff-DQBSA-Low-rep1_S5_L001_R1_001-clipped-trimmed-aligned-counts","TRE-VPH-undiff-DQBSA-High-rep2_S12_L001_R1_001-clipped-trimmed-aligned-counts","TRE-VPH-undiff-DQBSA-High-rep1_S6_L001_R1_001-clipped-trimmed-aligned-counts")

# set up color using RColorBrewer
#library(RColorBrewer)
#colors <- brewer.pal(length(targetgenelist), "Set1")

colors=c( "#E41A1C", "#377EB8", "#4DAF4A", "#984EA3", "#FF7F00",  "#A65628", "#F781BF",
          "#999999", "#66C2A5", "#FC8D62", "#8DA0CB", "#E78AC3", "#A6D854", "#FFD92F", "#E5C494", "#B3B3B3", 
          "#8DD3C7", "#FFFFB3", "#BEBADA", "#FB8072", "#80B1D3", "#FDB462", "#B3DE69", "#FCCDE5",
          "#D9D9D9", "#BC80BD", "#CCEBC5", "#FFED6F")


## code

targetmatvec=unlist(targetmat)+1
yrange=range(targetmatvec[targetmatvec>0]);
# yrange[1]=1; # set the minimum value to 1
for(i in 1:length(targetmat)){
  vali=targetmat[[i]]+1;
  if(i==1){
    plot(1:length(vali),vali,type='b',las=1,pch=20,main=paste('sgRNAs in',targetgene),ylab='Read counts',xlab='Samples',xlim=c(0.7,length(vali)+0.3),ylim = yrange,col=colors[(i %% length(colors))],xaxt='n',log='y')
    axis(1,at=1:length(vali),labels=(collabel),las=2)
    # lines(0:100,rep(1,101),col='black');
  }else{
    lines(1:length(vali),vali,type='b',pch=20,col=colors[(i %% length(colors))])
  }
}




# parameters
# Do not modify the variables beginning with "__"
targetmat=list(c(60.57815015920085,80.34892270844111,88.49182462942292,96.4849508413714),c(1573.8440972733554,1528.7165164657952,3167.1333284036673,3517.587006255579),c(586.7765917381416,661.5742467162554,1208.295778273355,1225.134492078809),c(921.7381279125464,936.0127749282036,1189.723420017797,1706.063355574947),c(549.9545788962744,523.8332363589278,1030.2196373524175,1555.726339147694))
targetgene="TREM2"
collabel=c("TRE-VPH-undiff-DQBSA-Low-rep2_S11_L001_R1_001-clipped-trimmed-aligned-counts","TRE-VPH-undiff-DQBSA-Low-rep1_S5_L001_R1_001-clipped-trimmed-aligned-counts","TRE-VPH-undiff-DQBSA-High-rep2_S12_L001_R1_001-clipped-trimmed-aligned-counts","TRE-VPH-undiff-DQBSA-High-rep1_S6_L001_R1_001-clipped-trimmed-aligned-counts")

# set up color using RColorBrewer
#library(RColorBrewer)
#colors <- brewer.pal(length(targetgenelist), "Set1")

colors=c( "#E41A1C", "#377EB8", "#4DAF4A", "#984EA3", "#FF7F00",  "#A65628", "#F781BF",
          "#999999", "#66C2A5", "#FC8D62", "#8DA0CB", "#E78AC3", "#A6D854", "#FFD92F", "#E5C494", "#B3B3B3", 
          "#8DD3C7", "#FFFFB3", "#BEBADA", "#FB8072", "#80B1D3", "#FDB462", "#B3DE69", "#FCCDE5",
          "#D9D9D9", "#BC80BD", "#CCEBC5", "#FFED6F")


## code

targetmatvec=unlist(targetmat)+1
yrange=range(targetmatvec[targetmatvec>0]);
# yrange[1]=1; # set the minimum value to 1
for(i in 1:length(targetmat)){
  vali=targetmat[[i]]+1;
  if(i==1){
    plot(1:length(vali),vali,type='b',las=1,pch=20,main=paste('sgRNAs in',targetgene),ylab='Read counts',xlab='Samples',xlim=c(0.7,length(vali)+0.3),ylim = yrange,col=colors[(i %% length(colors))],xaxt='n',log='y')
    axis(1,at=1:length(vali),labels=(collabel),las=2)
    # lines(0:100,rep(1,101),col='black');
  }else{
    lines(1:length(vali),vali,type='b',pch=20,col=colors[(i %% length(colors))])
  }
}




# parameters
# Do not modify the variables beginning with "__"
targetmat=list(c(1312.5265867826852,1270.9738682971595,1229.0531198530962,1310.4002625897883),c(1873.1714274717597,1638.283229250033,7025.813878911343,5744.968274516075),c(800.5818275941446,858.7943297278836,1267.2903280263035,1104.7152898659347),c(1731.8224104336243,1641.4137067581541,2037.4969498009104,1769.638710780502),c(927.6771622418797,745.0536469328176,1293.5101279165028,1143.608448344627))
targetgene="SQSTM1"
collabel=c("TRE-VPH-undiff-DQBSA-Low-rep2_S11_L001_R1_001-clipped-trimmed-aligned-counts","TRE-VPH-undiff-DQBSA-Low-rep1_S5_L001_R1_001-clipped-trimmed-aligned-counts","TRE-VPH-undiff-DQBSA-High-rep2_S12_L001_R1_001-clipped-trimmed-aligned-counts","TRE-VPH-undiff-DQBSA-High-rep1_S6_L001_R1_001-clipped-trimmed-aligned-counts")

# set up color using RColorBrewer
#library(RColorBrewer)
#colors <- brewer.pal(length(targetgenelist), "Set1")

colors=c( "#E41A1C", "#377EB8", "#4DAF4A", "#984EA3", "#FF7F00",  "#A65628", "#F781BF",
          "#999999", "#66C2A5", "#FC8D62", "#8DA0CB", "#E78AC3", "#A6D854", "#FFD92F", "#E5C494", "#B3B3B3", 
          "#8DD3C7", "#FFFFB3", "#BEBADA", "#FB8072", "#80B1D3", "#FDB462", "#B3DE69", "#FCCDE5",
          "#D9D9D9", "#BC80BD", "#CCEBC5", "#FFED6F")


## code

targetmatvec=unlist(targetmat)+1
yrange=range(targetmatvec[targetmatvec>0]);
# yrange[1]=1; # set the minimum value to 1
for(i in 1:length(targetmat)){
  vali=targetmat[[i]]+1;
  if(i==1){
    plot(1:length(vali),vali,type='b',las=1,pch=20,main=paste('sgRNAs in',targetgene),ylab='Read counts',xlab='Samples',xlim=c(0.7,length(vali)+0.3),ylim = yrange,col=colors[(i %% length(colors))],xaxt='n',log='y')
    axis(1,at=1:length(vali),labels=(collabel),las=2)
    # lines(0:100,rep(1,101),col='black');
  }else{
    lines(1:length(vali),vali,type='b',pch=20,col=colors[(i %% length(colors))])
  }
}




# parameters
# Do not modify the variables beginning with "__"
targetmat=list(c(981.1284712058805,871.3162397603679,1679.159684634852,1492.8989292974986),c(1118.9140676464158,1027.840115166422,1985.0573500205116,1400.9016505882842),c(823.1501580456115,774.2714370086144,905.6755878739704,875.8440111259373),c(96.21235613520136,79.30543020573408,73.19694136013995,71.80275411450896),c(1481.1951617357543,1500.5422188927055,2270.1976738264298,2148.099060592393))
targetgene="SIGLEC9"
collabel=c("TRE-VPH-undiff-DQBSA-Low-rep2_S11_L001_R1_001-clipped-trimmed-aligned-counts","TRE-VPH-undiff-DQBSA-Low-rep1_S5_L001_R1_001-clipped-trimmed-aligned-counts","TRE-VPH-undiff-DQBSA-High-rep2_S12_L001_R1_001-clipped-trimmed-aligned-counts","TRE-VPH-undiff-DQBSA-High-rep1_S6_L001_R1_001-clipped-trimmed-aligned-counts")

# set up color using RColorBrewer
#library(RColorBrewer)
#colors <- brewer.pal(length(targetgenelist), "Set1")

colors=c( "#E41A1C", "#377EB8", "#4DAF4A", "#984EA3", "#FF7F00",  "#A65628", "#F781BF",
          "#999999", "#66C2A5", "#FC8D62", "#8DA0CB", "#E78AC3", "#A6D854", "#FFD92F", "#E5C494", "#B3B3B3", 
          "#8DD3C7", "#FFFFB3", "#BEBADA", "#FB8072", "#80B1D3", "#FDB462", "#B3DE69", "#FCCDE5",
          "#D9D9D9", "#BC80BD", "#CCEBC5", "#FFED6F")


## code

targetmatvec=unlist(targetmat)+1
yrange=range(targetmatvec[targetmatvec>0]);
# yrange[1]=1; # set the minimum value to 1
for(i in 1:length(targetmat)){
  vali=targetmat[[i]]+1;
  if(i==1){
    plot(1:length(vali),vali,type='b',las=1,pch=20,main=paste('sgRNAs in',targetgene),ylab='Read counts',xlab='Samples',xlim=c(0.7,length(vali)+0.3),ylim = yrange,col=colors[(i %% length(colors))],xaxt='n',log='y')
    axis(1,at=1:length(vali),labels=(collabel),las=2)
    # lines(0:100,rep(1,101),col='black');
  }else{
    lines(1:length(vali),vali,type='b',pch=20,col=colors[(i %% length(colors))])
  }
}




# parameters
# Do not modify the variables beginning with "__"
targetmat=list(c(1965.820363009361,1893.9388924132547,2833.9233714657166,3490.6609734626386),c(261.3175104906703,277.5690057200693,430.44171486410653,441.2877596620863),c(1420.6170115765533,1965.9398751000397,1847.4034005969647,1971.5839567275584),c(2475.389508466168,1370.105656054327,2017.8320998832608,1433.0633008687412),c(1583.346552200289,1693.5883318935055,2292.047507068263,2520.575847561408))
targetgene="CSF1R"
collabel=c("TRE-VPH-undiff-DQBSA-Low-rep2_S11_L001_R1_001-clipped-trimmed-aligned-counts","TRE-VPH-undiff-DQBSA-Low-rep1_S5_L001_R1_001-clipped-trimmed-aligned-counts","TRE-VPH-undiff-DQBSA-High-rep2_S12_L001_R1_001-clipped-trimmed-aligned-counts","TRE-VPH-undiff-DQBSA-High-rep1_S6_L001_R1_001-clipped-trimmed-aligned-counts")

# set up color using RColorBrewer
#library(RColorBrewer)
#colors <- brewer.pal(length(targetgenelist), "Set1")

colors=c( "#E41A1C", "#377EB8", "#4DAF4A", "#984EA3", "#FF7F00",  "#A65628", "#F781BF",
          "#999999", "#66C2A5", "#FC8D62", "#8DA0CB", "#E78AC3", "#A6D854", "#FFD92F", "#E5C494", "#B3B3B3", 
          "#8DD3C7", "#FFFFB3", "#BEBADA", "#FB8072", "#80B1D3", "#FDB462", "#B3DE69", "#FCCDE5",
          "#D9D9D9", "#BC80BD", "#CCEBC5", "#FFED6F")


## code

targetmatvec=unlist(targetmat)+1
yrange=range(targetmatvec[targetmatvec>0]);
# yrange[1]=1; # set the minimum value to 1
for(i in 1:length(targetmat)){
  vali=targetmat[[i]]+1;
  if(i==1){
    plot(1:length(vali),vali,type='b',las=1,pch=20,main=paste('sgRNAs in',targetgene),ylab='Read counts',xlab='Samples',xlim=c(0.7,length(vali)+0.3),ylim = yrange,col=colors[(i %% length(colors))],xaxt='n',log='y')
    axis(1,at=1:length(vali),labels=(collabel),las=2)
    # lines(0:100,rep(1,101),col='black');
  }else{
    lines(1:length(vali),vali,type='b',pch=20,col=colors[(i %% length(colors))])
  }
}




# parameters
# Do not modify the variables beginning with "__"
targetmat=list(c(848.094102228812,1048.7099652205625,1800.4262591270242,1898.2853119023305),c(441.86415410240625,434.0928811261234,332.1174652758589,320.1206120938524),c(1822.0957322394922,1385.7580435949324,2087.751566257126,1669.4140331623332),c(1881.4860755328264,2031.6799027705824,694.8246970902836,836.2029072918855),c(1705.6906593845574,1996.2011576785435,3461.0135855063186,2935.685519785913))
targetgene="IL15RA"
collabel=c("TRE-VPH-undiff-DQBSA-Low-rep2_S11_L001_R1_001-clipped-trimmed-aligned-counts","TRE-VPH-undiff-DQBSA-Low-rep1_S5_L001_R1_001-clipped-trimmed-aligned-counts","TRE-VPH-undiff-DQBSA-High-rep2_S12_L001_R1_001-clipped-trimmed-aligned-counts","TRE-VPH-undiff-DQBSA-High-rep1_S6_L001_R1_001-clipped-trimmed-aligned-counts")

# set up color using RColorBrewer
#library(RColorBrewer)
#colors <- brewer.pal(length(targetgenelist), "Set1")

colors=c( "#E41A1C", "#377EB8", "#4DAF4A", "#984EA3", "#FF7F00",  "#A65628", "#F781BF",
          "#999999", "#66C2A5", "#FC8D62", "#8DA0CB", "#E78AC3", "#A6D854", "#FFD92F", "#E5C494", "#B3B3B3", 
          "#8DD3C7", "#FFFFB3", "#BEBADA", "#FB8072", "#80B1D3", "#FDB462", "#B3DE69", "#FCCDE5",
          "#D9D9D9", "#BC80BD", "#CCEBC5", "#FFED6F")


## code

targetmatvec=unlist(targetmat)+1
yrange=range(targetmatvec[targetmatvec>0]);
# yrange[1]=1; # set the minimum value to 1
for(i in 1:length(targetmat)){
  vali=targetmat[[i]]+1;
  if(i==1){
    plot(1:length(vali),vali,type='b',las=1,pch=20,main=paste('sgRNAs in',targetgene),ylab='Read counts',xlab='Samples',xlim=c(0.7,length(vali)+0.3),ylim = yrange,col=colors[(i %% length(colors))],xaxt='n',log='y')
    axis(1,at=1:length(vali),labels=(collabel),las=2)
    # lines(0:100,rep(1,101),col='black');
  }else{
    lines(1:length(vali),vali,type='b',pch=20,col=colors[(i %% length(colors))])
  }
}




# parameters
# Do not modify the variables beginning with "__"
targetmat=list(c(642.6035144338757,657.4002767054272,771.2991134366985,857.1453772419507),c(1513.2659471141546,1614.2829016877715,1532.7658019145722,1357.520819977435),c(2679.692289395238,2437.5984863236163,2907.1203128258567,2418.1073338771607),c(1152.1726598906828,1026.796622663715,3038.2193122768535,3001.504711057546),c(1662.9296122133567,1438.9761612329908,1517.4709186452892,1587.887989428151))
targetgene="CCR2"
collabel=c("TRE-VPH-undiff-DQBSA-Low-rep2_S11_L001_R1_001-clipped-trimmed-aligned-counts","TRE-VPH-undiff-DQBSA-Low-rep1_S5_L001_R1_001-clipped-trimmed-aligned-counts","TRE-VPH-undiff-DQBSA-High-rep2_S12_L001_R1_001-clipped-trimmed-aligned-counts","TRE-VPH-undiff-DQBSA-High-rep1_S6_L001_R1_001-clipped-trimmed-aligned-counts")

# set up color using RColorBrewer
#library(RColorBrewer)
#colors <- brewer.pal(length(targetgenelist), "Set1")

colors=c( "#E41A1C", "#377EB8", "#4DAF4A", "#984EA3", "#FF7F00",  "#A65628", "#F781BF",
          "#999999", "#66C2A5", "#FC8D62", "#8DA0CB", "#E78AC3", "#A6D854", "#FFD92F", "#E5C494", "#B3B3B3", 
          "#8DD3C7", "#FFFFB3", "#BEBADA", "#FB8072", "#80B1D3", "#FDB462", "#B3DE69", "#FCCDE5",
          "#D9D9D9", "#BC80BD", "#CCEBC5", "#FFED6F")


## code

targetmatvec=unlist(targetmat)+1
yrange=range(targetmatvec[targetmatvec>0]);
# yrange[1]=1; # set the minimum value to 1
for(i in 1:length(targetmat)){
  vali=targetmat[[i]]+1;
  if(i==1){
    plot(1:length(vali),vali,type='b',las=1,pch=20,main=paste('sgRNAs in',targetgene),ylab='Read counts',xlab='Samples',xlim=c(0.7,length(vali)+0.3),ylim = yrange,col=colors[(i %% length(colors))],xaxt='n',log='y')
    axis(1,at=1:length(vali),labels=(collabel),las=2)
    # lines(0:100,rep(1,101),col='black');
  }else{
    lines(1:length(vali),vali,type='b',pch=20,col=colors[(i %% length(colors))])
  }
}



dev.off()
Sweave("DQBSA_CRISPRa_summary.Rnw");
library(tools);

texi2dvi("DQBSA_CRISPRa_summary.tex",pdf=TRUE);
